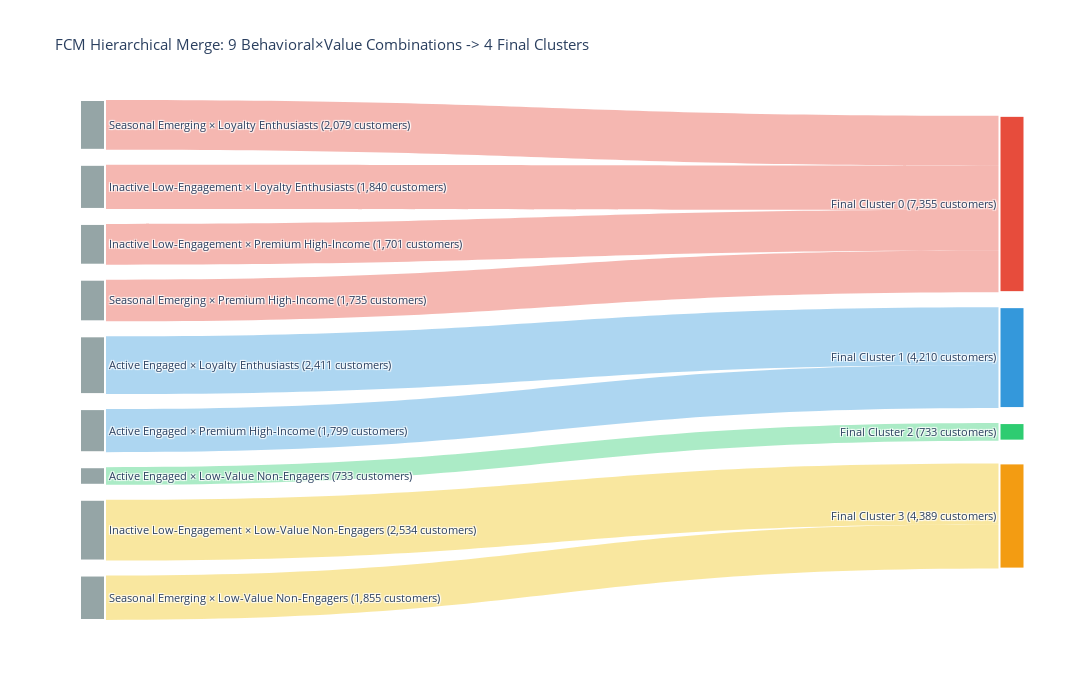

Notebook code cell kept with this figure:
### Code cell
# Prepare combination data
value_labels = {
    0: 'Premium High-Income',
    1: 'Low-Value Non-Engagers',
    2: 'Loyalty Enthusiasts'
}

behavioral_labels = {
    0: 'Inactive Low-Engagement',
    1: 'Active Engaged',
    2: 'Seasonal Emerging'
}

combination_data = []
for behavioral in range(3):
    for value in range(3):
        count = len(df[(df['fcm_cluster_behavioral'] == behavioral) & 
                      (df['fcm_cluster_value'] == value)])
        if count > 0:
            combination_data.append({
                'behavioral': behavioral,
                'value': value,
                'count': count
            })

combo_df = pd.DataFrame(combination_data)

# Map each combination to final cluster
combo_df['final_cluster'] = combo_df.apply(
    lambda row: cluster_mapping[(row['behavioral'], row['value'])],
    axis=1
)

combo_df = combo_df.sort_values(['final_cluster', 'value', 'behavioral']).reset_index(drop=True)

# Final cluster sizes
final_cluster_sizes = combo_df.groupby('final_cluster')['count'].sum()

# Create combination node labels
combo_nodes = []
for idx, row in combo_df.iterrows():
    combo_label = (f"{behavioral_labels[row['behavioral']]} ×\n"
                   f"{value_labels[row['value']]}\n"
                   f"({row['count']:,} customers)")
    combo_nodes.append(combo_label)

# Create final cluster node labels
final_nodes = [f"Final Cluster {i}\n({final_cluster_sizes[i]:,} customers)" 
               for i in range(n_final_clusters)]

all_nodes = combo_nodes + final_nodes

# Define links
sources = []
targets = []
values = []
colors = []

for idx, row in combo_df.iterrows():
    sources.append(idx)
    targets.append(len(combo_nodes) + row['final_cluster'])
    values.append(row['count'])
    
    color_palette = [
        'rgba(231, 76, 60, 0.4)',
        'rgba(52, 152, 219, 0.4)',
        'rgba(46, 204, 113, 0.4)',
        'rgba(241, 196, 15, 0.4)'
    ]
    colors.append(color_palette[row['final_cluster']])

# Node colors
combo_node_colors = ['#95a5a6'] * len(combo_nodes)
final_node_colors = ['#e74c3c', '#3498db', '#2ecc71', '#f39c12']
node_colors = combo_node_colors + final_node_colors

# Positions
x_positions = [0.0] * len(combo_nodes) + [1.0] * n_final_clusters
y_positions = (list(np.linspace(0.05, 0.95, len(combo_nodes))) + 
               list(np.linspace(0.20, 0.80, n_final_clusters)))

# Create Sankey
fig = go.Figure(data=[go.Sankey(
    arrangement='snap',
    node=dict(
        pad=15,
        thickness=25,
        line=dict(color="white", width=2),
        label=all_nodes,
        color=node_colors,
        x=x_positions,
        y=y_positions
    ),
    link=dict(
        source=sources,
        target=targets,
        value=values,
        color=colors
    )
)])

fig.update_layout(
    title_text=f"FCM Hierarchical Merge: 9 Behavioral×Value Combinations -> {n_final_clusters} Final Clusters",
    font_size=11,
    height=700,
    width=1200
)

fig.show()

### Figure 1 — Plotly figure (JSON) as saved in the notebook; plotly's stock layout.template omitted (floating-point values rounded to 4 significant figures)
{"data": [{"arrangement": "snap", "link": {"color": ["rgba(231, 76, 60, 0.4)", "rgba(231, 76, 60, 0.4)", "rgba(231, 76, 60, 0.4)", "rgba(231, 76, 60, 0.4)", "rgba(52, 152, 219, 0.4)", "rgba(52, 152, 219, 0.4)", "rgba(46, 204, 113, 0.4)", "rgba(241, 196, 15, 0.4)", "rgba(241, 196, 15, 0.4)"], "source": [0, 1, 2, 3, 4, 5, 6, 7, 8], "target": [9, 9, 9, 9, 10, 10, 11, 12, 12], "value": [1701, 1735, 1840, 2079, 1799, 2411, 733, 2534, 1855]}, "node": {"color": ["#95a5a6", "#95a5a6", "#95a5a6", "#95a5a6", "#95a5a6", "#95a5a6", "#95a5a6", "#95a5a6", "#95a5a6", "#e74c3c", "#3498db", "#2ecc71", "#f39c12"], "label": ["Inactive Low-Engagement ×\nPremium High-Income\n(1,701 customers)", "Seasonal Emerging ×\nPremium High-Income\n(1,735 customers)", "Inactive Low-Engagement ×\nLoyalty Enthusiasts\n(1,840 customers)", "Seasonal Emerging ×\nLoyalty Enthusiasts\n(2,079 customers)", "Active Engaged ×\nPremium High-Income\n(1,799 customers)", "Active Engaged ×\nLoyalty Enthusiasts\n(2,411 customers)", "Active Engaged ×\nLow-Value Non-Engagers\n(733 customers)", "Inactive Low-Engagement ×\nLow-Value Non-Engagers\n(2,534 customers)", "Seasonal Emerging ×\nLow-Value Non-Engagers\n(1,855 customers)", "Final Cluster 0\n(7,355 customers)", "Final Cluster 1\n(4,210 customers)", "Final Cluster 2\n(733 customers)", "Final Cluster 3\n(4,389 customers)"], "line": {"color": "white", "width": 2}, "pad": 15, "thickness": 25, "x": [0, 0, 0, 0, 0, 0, 0, 0, 0, 1, 1, 1, 1], "y": [0.05, 0.1625, 0.275, 0.3875, 0.5, 0.6125, 0.725, 0.8375, 0.95, 0.2, 0.4, 0.6, 0.8]}, "type": "sankey"}], "layout": {"font": {"size": 11}, "height": 700, "title": {"text": "FCM Hierarchical Merge: 9 Behavioral×Value Combinations -> 4 Final Clusters"}, "width": 1200}}
